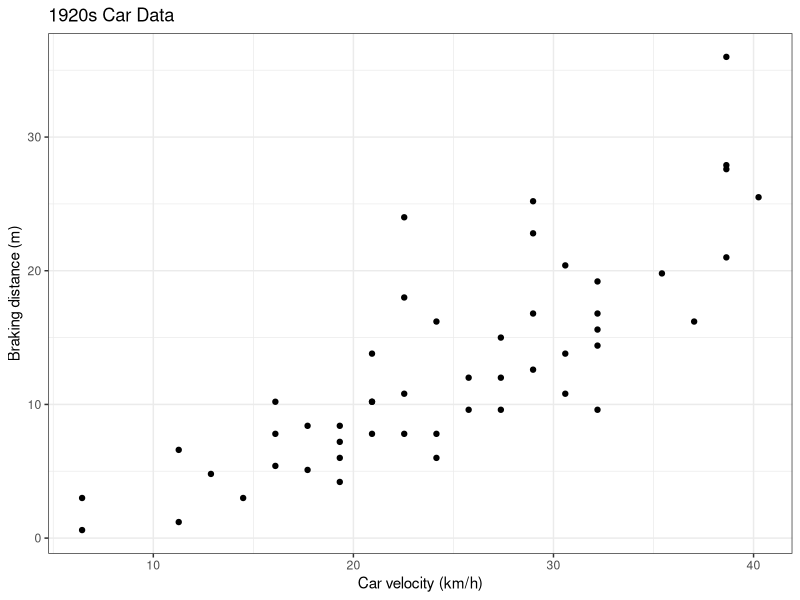
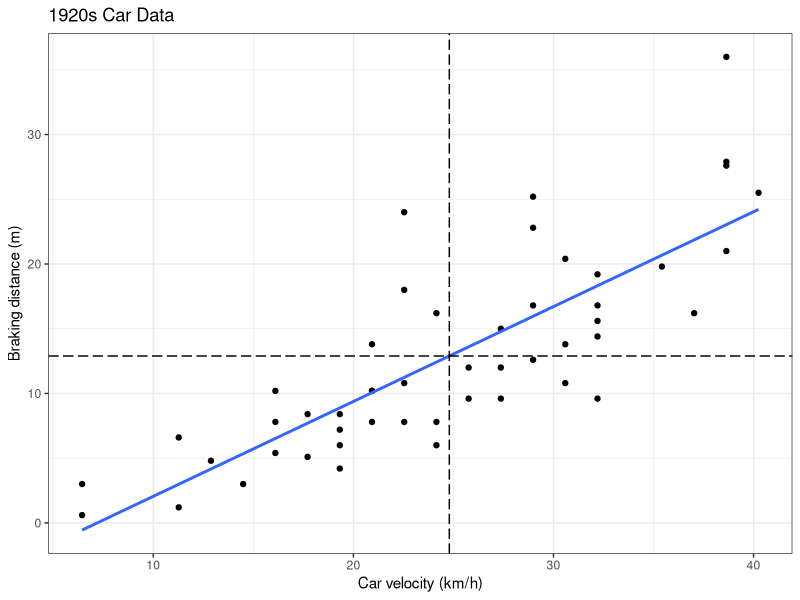

Source code (R) for these figures, in order:
## ---- chunk 1
library(knitr)
opts_chunk$set(cache = FALSE, dev = 'png', dpi = 300)
## ---- chunk 2
library("knitr")
library("dplyr")
library("ggplot2")
d <- cars %>% mutate(dist = 0.3 * dist, speed = 1.61 * speed)
kable(head(d))
## ---- chunk 3
qplot(data = d, speed, dist, 
      xlab = "Car velocity (km/h)",
      ylab = "Braking distance (m)",
      main = "1920s Car Data") + theme_bw()
## ---- chunk 4
qplot(data = d, speed, dist, 
      xlab = "Car velocity (km/h)",
      ylab = "Braking distance (m)",
      main = "1920s Car Data") + theme_bw() +
  stat_smooth(method = "lm", se = FALSE) +
  geom_vline(xintercept = mean(d$speed), linetype = "longdash") +
  geom_hline(yintercept = mean(d$dist), linetype = "longdash")
## ---- chunk 5
a <- 5
A <- 4
a + A
## ---- chunk 6
x <- c(5,2,1)
d <- data.frame(rost=c(170,170,180),ves=c(60,70,80))
## ---- chunk 7
library("dplyr")
library("ggplot2")
## ---- chunk 8
library("dplyr")
library("ggplot2")
d <- cars 
head(cars)
# %>% mutate(dist=0.3*dist,speed=1.67*speed)
